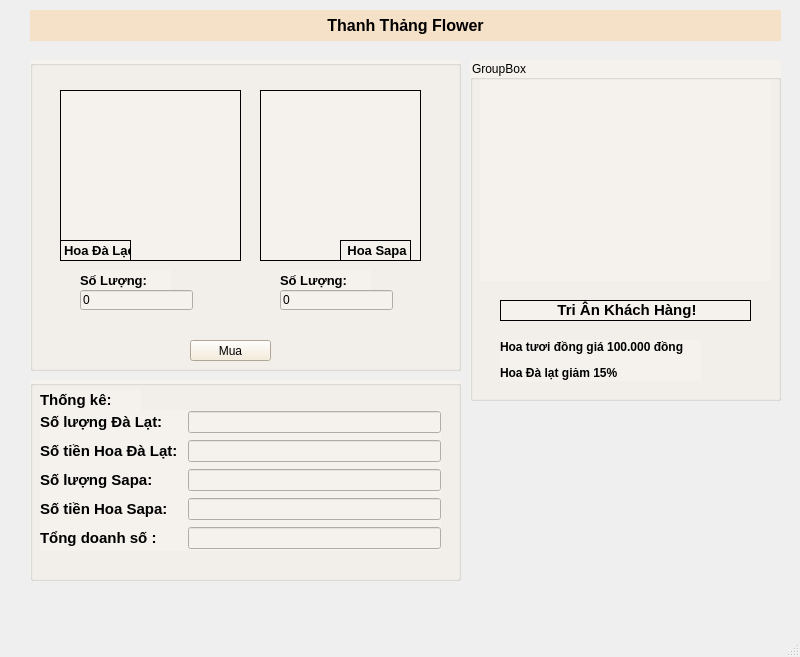
<?xml version="1.0" encoding="UTF-8"?>
<ui version="4.0">
 <class>MainWindow</class>
 <widget class="QMainWindow" name="MainWindow">
  <property name="geometry">
   <rect>
    <x>0</x>
    <y>0</y>
    <width>800</width>
    <height>657</height>
   </rect>
  </property>
  <property name="windowTitle">
   <string>Le Phuoc Thinh -K234161856</string>
  </property>
  <property name="windowIcon">
   <iconset>
    <normaloff>../KhauHao/Ava/phuocthinh.jpg</normaloff>../KhauHao/Ava/phuocthinh.jpg</iconset>
  </property>
  <widget class="QWidget" name="centralwidget">
   <widget class="QLabel" name="label">
    <property name="geometry">
     <rect>
      <x>30</x>
      <y>10</y>
      <width>751</width>
      <height>31</height>
     </rect>
    </property>
    <property name="styleSheet">
     <string notr="true">background-color: rgb(245, 224, 200);</string>
    </property>
    <property name="text">
     <string>&lt;html&gt;&lt;head/&gt;&lt;body&gt;&lt;p align=&quot;center&quot;&gt;&lt;span style=&quot; font-size:12pt; font-weight:600; color:#000000;&quot;&gt;Thanh Thảng Flower&lt;/span&gt;&lt;/p&gt;&lt;/body&gt;&lt;/html&gt;</string>
    </property>
   </widget>
   <widget class="QGroupBox" name="groupBox">
    <property name="geometry">
     <rect>
      <x>30</x>
      <y>60</y>
      <width>431</width>
      <height>311</height>
     </rect>
    </property>
    <property name="styleSheet">
     <string notr="true">background-color: rgb(245, 242, 238);</string>
    </property>
    <property name="title">
     <string/>
    </property>
    <widget class="QLabel" name="label_2">
     <property name="geometry">
      <rect>
       <x>30</x>
       <y>30</y>
       <width>181</width>
       <height>171</height>
      </rect>
     </property>
     <property name="frameShape">
      <enum>QFrame::Box</enum>
     </property>
     <property name="text">
      <string/>
     </property>
     <property name="pixmap">
      <pixmap>../../Matirial/sanpham/hoa/hoa1.png</pixmap>
     </property>
     <property name="scaledContents">
      <bool>true</bool>
     </property>
    </widget>
    <widget class="QLabel" name="label_4">
     <property name="geometry">
      <rect>
       <x>50</x>
       <y>210</y>
       <width>91</width>
       <height>21</height>
      </rect>
     </property>
     <property name="text">
      <string>&lt;html&gt;&lt;head/&gt;&lt;body&gt;&lt;p&gt;&lt;span style=&quot; font-size:10pt; font-weight:600;&quot;&gt;Số Lượng:&lt;/span&gt;&lt;/p&gt;&lt;/body&gt;&lt;/html&gt;</string>
     </property>
    </widget>
    <widget class="QLabel" name="label_3">
     <property name="geometry">
      <rect>
       <x>230</x>
       <y>30</y>
       <width>161</width>
       <height>171</height>
      </rect>
     </property>
     <property name="frameShape">
      <enum>QFrame::Box</enum>
     </property>
     <property name="text">
      <string/>
     </property>
     <property name="pixmap">
      <pixmap>../../Matirial/sanpham/hoa/hoa3.png</pixmap>
     </property>
     <property name="scaledContents">
      <bool>true</bool>
     </property>
    </widget>
    <widget class="QLabel" name="label_5">
     <property name="geometry">
      <rect>
       <x>250</x>
       <y>210</y>
       <width>91</width>
       <height>21</height>
      </rect>
     </property>
     <property name="text">
      <string>&lt;html&gt;&lt;head/&gt;&lt;body&gt;&lt;p&gt;&lt;span style=&quot; font-size:10pt; font-weight:600;&quot;&gt;Số Lượng:&lt;/span&gt;&lt;/p&gt;&lt;/body&gt;&lt;/html&gt;</string>
     </property>
    </widget>
    <widget class="QLineEdit" name="lineEditSlDL">
     <property name="geometry">
      <rect>
       <x>50</x>
       <y>230</y>
       <width>113</width>
       <height>20</height>
      </rect>
     </property>
     <property name="text">
      <string>0</string>
     </property>
    </widget>
    <widget class="QLineEdit" name="lineEditSlSapa">
     <property name="geometry">
      <rect>
       <x>250</x>
       <y>230</y>
       <width>113</width>
       <height>20</height>
      </rect>
     </property>
     <property name="text">
      <string>0</string>
     </property>
    </widget>
    <widget class="QPushButton" name="pushButtonMua">
     <property name="geometry">
      <rect>
       <x>160</x>
       <y>280</y>
       <width>81</width>
       <height>21</height>
      </rect>
     </property>
     <property name="whatsThis">
      <string>&lt;html&gt;&lt;head/&gt;&lt;body&gt;&lt;p align=&quot;center&quot;&gt;&lt;span style=&quot; font-size:11pt; font-weight:600;&quot;&gt;Mua&lt;/span&gt;&lt;/p&gt;&lt;/body&gt;&lt;/html&gt;</string>
     </property>
     <property name="styleSheet">
      <string notr="true">background-color: rgb(245, 233, 212);
font: 75 12pt &quot;#9Slide03 Montserrat Bold&quot;;
</string>
     </property>
     <property name="text">
      <string>Mua</string>
     </property>
    </widget>
    <widget class="QLabel" name="label_12">
     <property name="geometry">
      <rect>
       <x>30</x>
       <y>180</y>
       <width>71</width>
       <height>21</height>
      </rect>
     </property>
     <property name="frameShape">
      <enum>QFrame::Box</enum>
     </property>
     <property name="text">
      <string>&lt;html&gt;&lt;head/&gt;&lt;body&gt;&lt;p align=&quot;center&quot;&gt;&lt;span style=&quot; font-size:10pt; font-weight:600;&quot;&gt;Hoa Đà Lạc&lt;/span&gt;&lt;/p&gt;&lt;/body&gt;&lt;/html&gt;</string>
     </property>
    </widget>
    <widget class="QLabel" name="label_13">
     <property name="geometry">
      <rect>
       <x>310</x>
       <y>180</y>
       <width>71</width>
       <height>21</height>
      </rect>
     </property>
     <property name="frameShape">
      <enum>QFrame::Box</enum>
     </property>
     <property name="text">
      <string>&lt;html&gt;&lt;head/&gt;&lt;body&gt;&lt;p align=&quot;center&quot;&gt;&lt;span style=&quot; font-size:10pt; font-weight:600;&quot;&gt;Hoa Sapa&lt;/span&gt;&lt;/p&gt;&lt;/body&gt;&lt;/html&gt;</string>
     </property>
    </widget>
   </widget>
   <widget class="QGroupBox" name="groupBox_2">
    <property name="geometry">
     <rect>
      <x>30</x>
      <y>380</y>
      <width>431</width>
      <height>201</height>
     </rect>
    </property>
    <property name="styleSheet">
     <string notr="true">background-color: rgb(245, 242, 238);</string>
    </property>
    <property name="title">
     <string/>
    </property>
    <widget class="QLabel" name="label_6">
     <property name="geometry">
      <rect>
       <x>10</x>
       <y>10</y>
       <width>101</width>
       <height>21</height>
      </rect>
     </property>
     <property name="text">
      <string>&lt;html&gt;&lt;head/&gt;&lt;body&gt;&lt;p&gt;&lt;span style=&quot; font-size:11pt; font-weight:600;&quot;&gt;Thống kê:&lt;/span&gt;&lt;/p&gt;&lt;/body&gt;&lt;/html&gt;</string>
     </property>
    </widget>
    <widget class="QWidget" name="gridLayoutWidget">
     <property name="geometry">
      <rect>
       <x>10</x>
       <y>30</y>
       <width>401</width>
       <height>141</height>
      </rect>
     </property>
     <layout class="QGridLayout" name="gridLayout">
      <item row="1" column="2">
       <widget class="QLineEdit" name="lineEditTienDL"/>
      </item>
      <item row="3" column="0">
       <widget class="QLabel" name="label_10">
        <property name="text">
         <string>&lt;html&gt;&lt;head/&gt;&lt;body&gt;&lt;p&gt;&lt;span style=&quot; font-size:11pt; font-weight:600;&quot;&gt;Số tiền Hoa Sapa:&lt;/span&gt;&lt;/p&gt;&lt;/body&gt;&lt;/html&gt;</string>
        </property>
       </widget>
      </item>
      <item row="2" column="0">
       <widget class="QLabel" name="label_9">
        <property name="text">
         <string>&lt;html&gt;&lt;head/&gt;&lt;body&gt;&lt;p&gt;&lt;span style=&quot; font-size:11pt; font-weight:600;&quot;&gt;Số lượng Sapa:&lt;/span&gt;&lt;/p&gt;&lt;/body&gt;&lt;/html&gt;</string>
        </property>
       </widget>
      </item>
      <item row="1" column="0">
       <widget class="QLabel" name="label_8">
        <property name="text">
         <string>&lt;html&gt;&lt;head/&gt;&lt;body&gt;&lt;p&gt;&lt;span style=&quot; font-size:11pt; font-weight:600;&quot;&gt;Số tiền Hoa Đà Lạt: &lt;/span&gt;&lt;/p&gt;&lt;/body&gt;&lt;/html&gt;</string>
        </property>
       </widget>
      </item>
      <item row="0" column="2">
       <widget class="QLineEdit" name="lineEditDL"/>
      </item>
      <item row="0" column="0">
       <widget class="QLabel" name="label_7">
        <property name="text">
         <string>&lt;html&gt;&lt;head/&gt;&lt;body&gt;&lt;p&gt;&lt;span style=&quot; font-size:11pt; font-weight:600;&quot;&gt;Số lượng Đà Lạt:&lt;/span&gt;&lt;/p&gt;&lt;/body&gt;&lt;/html&gt;</string>
        </property>
       </widget>
      </item>
      <item row="4" column="0">
       <widget class="QLabel" name="label_11">
        <property name="text">
         <string>&lt;html&gt;&lt;head/&gt;&lt;body&gt;&lt;p&gt;&lt;span style=&quot; font-size:11pt; font-weight:600;&quot;&gt;Tổng doanh số : &lt;/span&gt;&lt;/p&gt;&lt;/body&gt;&lt;/html&gt;</string>
        </property>
       </widget>
      </item>
      <item row="2" column="2">
       <widget class="QLineEdit" name="lineEditSapa"/>
      </item>
      <item row="3" column="2">
       <widget class="QLineEdit" name="lineEditTienSapa"/>
      </item>
      <item row="4" column="2">
       <widget class="QLineEdit" name="lineEditTongDoanhSo"/>
      </item>
     </layout>
    </widget>
   </widget>
   <widget class="QGroupBox" name="groupBox_3">
    <property name="geometry">
     <rect>
      <x>470</x>
      <y>60</y>
      <width>311</width>
      <height>341</height>
     </rect>
    </property>
    <property name="styleSheet">
     <string notr="true">background-color: rgb(245, 242, 238);</string>
    </property>
    <property name="title">
     <string>GroupBox</string>
    </property>
    <widget class="QLabel" name="imagegif">
     <property name="geometry">
      <rect>
       <x>10</x>
       <y>20</y>
       <width>291</width>
       <height>201</height>
      </rect>
     </property>
     <property name="text">
      <string/>
     </property>
     <property name="pixmap">
      <pixmap>Matirial/gif/flower.gif</pixmap>
     </property>
     <property name="scaledContents">
      <bool>true</bool>
     </property>
    </widget>
    <widget class="QLabel" name="label_14">
     <property name="geometry">
      <rect>
       <x>30</x>
       <y>240</y>
       <width>251</width>
       <height>21</height>
      </rect>
     </property>
     <property name="frameShape">
      <enum>QFrame::Box</enum>
     </property>
     <property name="text">
      <string>&lt;html&gt;&lt;head/&gt;&lt;body&gt;&lt;p align=&quot;center&quot;&gt;&lt;span style=&quot; font-size:11pt; font-weight:600;&quot;&gt;Tri Ân Khách Hàng!&lt;/span&gt;&lt;/p&gt;&lt;/body&gt;&lt;/html&gt;</string>
     </property>
    </widget>
    <widget class="QLabel" name="label_15">
     <property name="geometry">
      <rect>
       <x>30</x>
       <y>280</y>
       <width>201</width>
       <height>41</height>
      </rect>
     </property>
     <property name="text">
      <string>&lt;html&gt;&lt;head/&gt;&lt;body&gt;&lt;p&gt;&lt;span style=&quot; font-weight:600;&quot;&gt;Hoa tươi đồng giá 100.000 đồng&lt;/span&gt;&lt;/p&gt;&lt;p&gt;&lt;span style=&quot; font-weight:600;&quot;&gt;Hoa Đà lạt giảm 15%&lt;/span&gt;&lt;/p&gt;&lt;/body&gt;&lt;/html&gt;</string>
     </property>
    </widget>
   </widget>
  </widget>
  <widget class="QMenuBar" name="menubar">
   <property name="geometry">
    <rect>
     <x>0</x>
     <y>0</y>
     <width>800</width>
     <height>18</height>
    </rect>
   </property>
  </widget>
  <widget class="QStatusBar" name="statusbar"/>
 </widget>
 <resources/>
 <connections/>
</ui>
